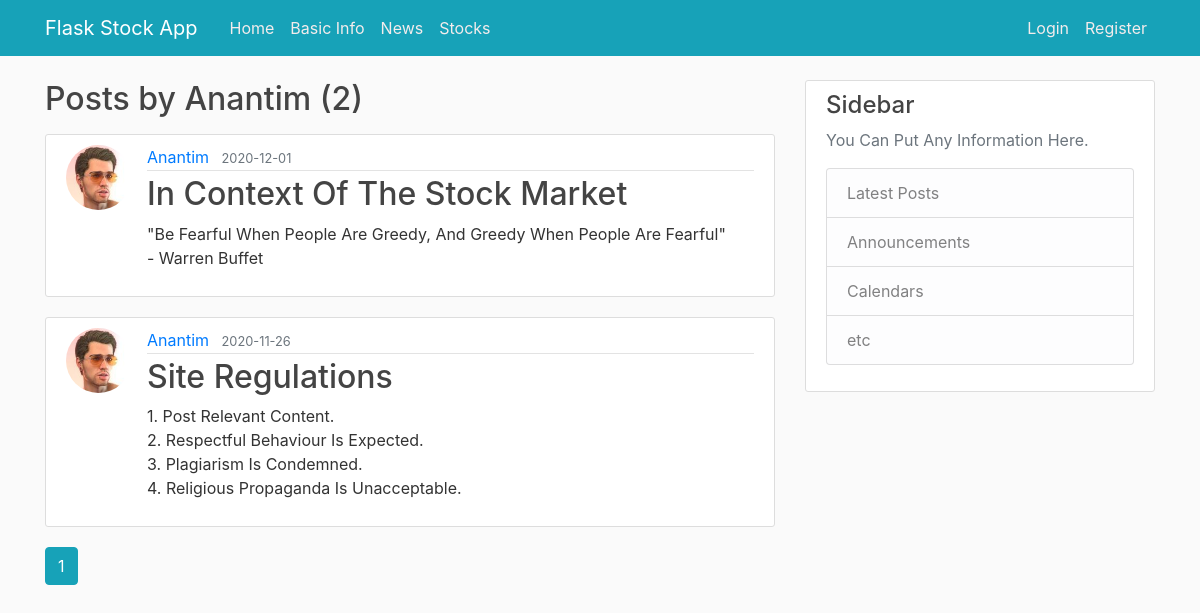
Screenshot of /user/Anantim with the database file from the repository.
### stockapp/models.py (models this page shows, shortened)
class User(db.Model, UserMixin):
    id = db.Column(db.Integer, primary_key=True)
    username = db.Column(db.String(20), unique=True, nullable=False)
    email = db.Column(db.String(120), unique=True, nullable=False)
    image_file = db.Column(db.String(20), nullable=False, default="default.jpg")
    password = db.Column(db.String(60), nullable=False)
    posts = db.relationship("Post", backref="author", lazy=True)

class Post(db.Model):
    id = db.Column(db.Integer, primary_key=True)
    title = db.Column(db.String(100), nullable=False)
    date_posted = db.Column(db.DateTime, nullable=False, default=datetime.utcnow)
    content = db.Column(db.Text, nullable=False)
    user_id = db.Column(db.Integer, db.ForeignKey("user.id"), nullable=False)

### stockapp/routes.py (the view)
@app.route("/user/<string:username>")
def user_posts(username):
    page = request.args.get('page', 1, type=int)
    user = User.query.filter_by(username=username).first_or_404()
    posts = Post.query.filter_by(author=user)\
        .order_by(Post.date_posted.desc())\
        .paginate(page=page, per_page=5)
    return render_template('user_posts.html', posts=posts, user=user)

### stockapp/templates/user_posts.html
{% extends "layout.html" %}
{% block content %}
    <h2 class="mb-3">Posts by {{ user.username }} ({{ posts.total }})</h2>
    {% for post in posts.items %}
        <article class="media content-section">
          <img class="rounded-circle article-img" src="{{ url_for('static', filename='profile_pics/' + post.author.image_file) }}">
          <div class="media-body">
            <div class="article-metadata">
              <a class="mr-2" href="{{ url_for('user_posts', username=post.author.username) }}">{{ post.author.username }}</a>
              <small class="text-muted">{{ post.date_posted.strftime('%Y-%m-%d') }}</small>
            </div>
            <h2><a class="article-title" href="{{ url_for('post', post_id=post.id) }}">{{ post.title }}</a></h2>
            <p class="article-content">{{ post.content }}</p>
          </div>
        </article>
    {% endfor %}
    {% for page_num in posts.iter_pages(left_edge=1, right_edge=1, left_current=1, right_current=2) %}
		{% if page_num %}
			{% if posts.page == page_num %}
			<a class="btn btn-info mb-4" href="{{ url_for('user_posts', username=user.username, page=page_num) }}">{{ page_num }}</a>
			{% else %}
			<a class="btn btn-outline-info mb-4" href="{{ url_for('user_posts', username=user.username, page=page_num) }}">{{ page_num }}</a>
			{% endif %}
		{% else %}
			...
		{% endif %}
    {% endfor %}
{% endblock content %}

### stockapp/static/main.css (style rules this page uses)
body { background: #fafafa; color: #333333; margin-top: 5rem; }
h1, h2, h3, h4, h5, h6 { color: #444444; }
.content-section { background: #ffffff; padding: 10px 20px; border: 1px solid #dddddd; border-radius: 3px; margin-bottom: 20px; }
.article-title { color: #444444; }
.article-content { white-space: pre-line; }
.article-img { height: 65px; width: 65px; margin-right: 16px; }
.article-metadata { padding-bottom: 1px; margin-bottom: 4px; border-bottom: 1px solid #e3e3e3 }

### rows the page displays
User: username "Anantim"
Post: image_file (picture), author.username "Anantim", date_posted "2020-12-01", title "In Context Of The Stock Market", content "\"Be Fearful When People Are Greedy, And Greedy When People Are Fearful\" - Warren Buffet"
Post: image_file (picture), author.username "Anantim", date_posted "2020-11-26", title "Site Regulations", content "1. Post Relevant Content. 2. Respectful Behaviour Is Expected. 3. Plagiarism Is Condemned. 4. Religious Propaganda Is Unacceptable."

### other values shown
{{ posts.total }} "2"
{{ page_num }} "1"
